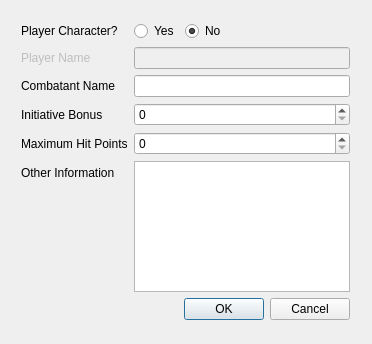
<?xml version="1.0" encoding="UTF-8"?>
<ui version="4.0">
 <class>AddCombatantDialog</class>
 <widget class="QDialog" name="AddCombatantDialog">
  <property name="geometry">
   <rect>
    <x>0</x>
    <y>0</y>
    <width>372</width>
    <height>344</height>
   </rect>
  </property>
  <property name="windowTitle">
   <string>Add Combatant</string>
  </property>
  <widget class="QWidget" name="layoutWidget">
   <property name="geometry">
    <rect>
     <x>10</x>
     <y>10</y>
     <width>351</width>
     <height>321</height>
    </rect>
   </property>
   <layout class="QFormLayout" name="formLayout">
    <item row="1" column="0">
     <widget class="QLabel" name="isPCLabel">
      <property name="text">
       <string>Player Character?</string>
      </property>
      <property name="buddy">
       <cstring>yesButton</cstring>
      </property>
     </widget>
    </item>
    <item row="1" column="1">
     <layout class="QHBoxLayout" name="horizontalLayout">
      <item>
       <widget class="QRadioButton" name="yesButton">
        <property name="text">
         <string>Yes</string>
        </property>
       </widget>
      </item>
      <item>
       <widget class="QRadioButton" name="noButton">
        <property name="text">
         <string>No</string>
        </property>
        <property name="checked">
         <bool>true</bool>
        </property>
       </widget>
      </item>
      <item>
       <spacer name="horizontalSpacer">
        <property name="orientation">
         <enum>Qt::Horizontal</enum>
        </property>
        <property name="sizeHint" stdset="0">
         <size>
          <width>40</width>
          <height>20</height>
         </size>
        </property>
       </spacer>
      </item>
     </layout>
    </item>
    <item row="3" column="1">
     <widget class="QLineEdit" name="nameEdit"/>
    </item>
    <item row="2" column="1">
     <widget class="QLineEdit" name="pcNameEdit">
      <property name="enabled">
       <bool>false</bool>
      </property>
     </widget>
    </item>
    <item row="2" column="0">
     <widget class="QLabel" name="pcNameLabel">
      <property name="enabled">
       <bool>false</bool>
      </property>
      <property name="text">
       <string>Player Name</string>
      </property>
      <property name="buddy">
       <cstring>pcNameEdit</cstring>
      </property>
     </widget>
    </item>
    <item row="3" column="0">
     <widget class="QLabel" name="NameLabel">
      <property name="text">
       <string>Combatant Name</string>
      </property>
      <property name="buddy">
       <cstring>nameEdit</cstring>
      </property>
     </widget>
    </item>
    <item row="4" column="0">
     <widget class="QLabel" name="InitativeLabel">
      <property name="text">
       <string>Initiative Bonus</string>
      </property>
      <property name="buddy">
       <cstring>initEdit</cstring>
      </property>
     </widget>
    </item>
    <item row="4" column="1">
     <widget class="QSpinBox" name="initEdit"/>
    </item>
    <item row="5" column="0">
     <widget class="QLabel" name="hpLabel">
      <property name="text">
       <string>Maximum Hit Points</string>
      </property>
      <property name="buddy">
       <cstring>hpEdit</cstring>
      </property>
     </widget>
    </item>
    <item row="5" column="1">
     <widget class="QSpinBox" name="hpEdit"/>
    </item>
    <item row="6" column="0">
     <widget class="QLabel" name="otherInfoLabel">
      <property name="text">
       <string>Other Information</string>
      </property>
      <property name="buddy">
       <cstring>otherInfoEdit</cstring>
      </property>
     </widget>
    </item>
    <item row="6" column="1">
     <widget class="QTextEdit" name="otherInfoEdit">
      <property name="tabChangesFocus">
       <bool>true</bool>
      </property>
     </widget>
    </item>
    <item row="7" column="1">
     <widget class="QDialogButtonBox" name="buttonBox">
      <property name="standardButtons">
       <set>QDialogButtonBox::Cancel|QDialogButtonBox::Ok</set>
      </property>
     </widget>
    </item>
   </layout>
  </widget>
 </widget>
 <layoutdefault spacing="6" margin="11"/>
 <resources/>
 <connections>
  <connection>
   <sender>buttonBox</sender>
   <signal>accepted()</signal>
   <receiver>AddCombatantDialog</receiver>
   <slot>accept()</slot>
   <hints>
    <hint type="sourcelabel">
     <x>335</x>
     <y>329</y>
    </hint>
    <hint type="destinationlabel">
     <x>238</x>
     <y>272</y>
    </hint>
   </hints>
  </connection>
  <connection>
   <sender>buttonBox</sender>
   <signal>rejected()</signal>
   <receiver>AddCombatantDialog</receiver>
   <slot>reject()</slot>
   <hints>
    <hint type="sourcelabel">
     <x>359</x>
     <y>329</y>
    </hint>
    <hint type="destinationlabel">
     <x>324</x>
     <y>273</y>
    </hint>
   </hints>
  </connection>
  <connection>
   <sender>yesButton</sender>
   <signal>toggled(bool)</signal>
   <receiver>pcNameLabel</receiver>
   <slot>setEnabled(bool)</slot>
   <hints>
    <hint type="sourcelabel">
     <x>111</x>
     <y>47</y>
    </hint>
    <hint type="destinationlabel">
     <x>58</x>
     <y>74</y>
    </hint>
   </hints>
  </connection>
  <connection>
   <sender>yesButton</sender>
   <signal>toggled(bool)</signal>
   <receiver>pcNameEdit</receiver>
   <slot>setEnabled(bool)</slot>
   <hints>
    <hint type="sourcelabel">
     <x>137</x>
     <y>43</y>
    </hint>
    <hint type="destinationlabel">
     <x>140</x>
     <y>67</y>
    </hint>
   </hints>
  </connection>
  <connection>
   <sender>yesButton</sender>
   <signal>toggled(bool)</signal>
   <receiver>pcNameEdit</receiver>
   <slot>clear()</slot>
   <hints>
    <hint type="sourcelabel">
     <x>144</x>
     <y>55</y>
    </hint>
    <hint type="destinationlabel">
     <x>190</x>
     <y>69</y>
    </hint>
   </hints>
  </connection>
 </connections>
</ui>
